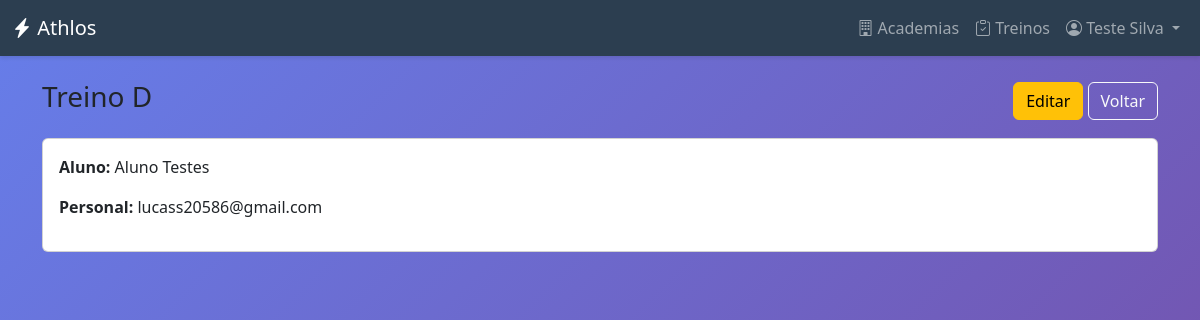
The page /treinos/4/ (signed in) on the database its author committed.
### usuarios/models.py (models this page shows, shortened)
class CustomUser(AbstractUser):
    class TipoUsuario(models.TextChoices):
        ADMIN_SISTEMA = "ADMIN_SISTEMA", "Admin do Sistema"
        ADMIN_ACADEMIA = "ADMIN", "Admin da Academia"
        PERSONAL_TRAINER = "PERSONAL", "Personal Trainer"
        ALUNO = "ALUNO", "Aluno"
    email = models.EmailField(unique=True, verbose_name="Endereço de e-mail")
    user_type = models.CharField(
        max_length=20,
        choices=TipoUsuario.choices,
        default=TipoUsuario.ALUNO,
        verbose_name="Tipo de Usuário",
    )
    academia = models.ForeignKey(
        "academias.Academia",
        on_delete=models.SET_NULL,
        null=True,
        blank=True,
        verbose_name="Academia",
    )
    groups = models.ManyToManyField(
        Group,
        verbose_name="groups",
        blank=True,
        help_text=(
            "The groups this user belongs to. A user will get all permissions "
            "granted to each of their groups."
        ),
        related_name="customuser_groups",
        related_query_name="user",
    )
    user_permissions = models.ManyToManyField(
        Permission,
        verbose_name="user permissions",
        blank=True,
        help_text="Specific permissions for this user.",
        related_name="customuser_permissions",
        related_query_name="user",
    )
    USERNAME_FIELD = "email"
    REQUIRED_FIELDS = ["username", "first_name", "last_name"]

### treinos/models.py (models this page shows, shortened)
class Treino(models.Model):
    aluno = models.ForeignKey(
        Aluno,
        on_delete=models.CASCADE,
        related_name="treinos"
    )
    personal_criador = models.ForeignKey(
        PersonalTrainer,
        on_delete=models.SET_NULL,
        null=True,
        blank=True,
        related_name="treinos_criados"
    )
    nome_treino = models.CharField(max_length=50, verbose_name="Nome do Treino (Ex: Treino A)")
    data_criacao = models.DateTimeField(auto_now_add=True)
    ativo = models.BooleanField(default=True, verbose_name="É o treino atual?")
    exercicios = models.ManyToManyField(
        Exercicio,
        through='ItemTreino',
        verbose_name="Exercícios"
    )

### academias/models.py (models this page shows, shortened)
class Aluno(models.Model):
    user = models.OneToOneField(
        settings.AUTH_USER_MODEL,
        on_delete=models.CASCADE,
        primary_key=True,
        verbose_name="Usuário",
        limit_choices_to={"user_type": "ALUNO"},
    )
    personal_responsavel = models.ForeignKey(
        PersonalTrainer,
        on_delete=models.SET_NULL,
        null=True,
        blank=True,
        related_name="alunos",
        verbose_name="Personal Trainer Responsável",
    )
    academia = models.ForeignKey(
        Academia,
        on_delete=models.SET_NULL,
        null=True,
        blank=True,
        related_name="alunos",
        verbose_name="Academia",
    )
    data_nascimento = models.DateField(
        null=True, blank=True, verbose_name="Data de Nascimento"
    )
    objetivo = models.CharField(
        max_length=255, blank=True, null=True, verbose_name="Objetivo de Treino"
    )

class PersonalTrainer(models.Model):
    user = models.OneToOneField(
        settings.AUTH_USER_MODEL,
        on_delete=models.CASCADE,
        primary_key=True,
        verbose_name="Usuário",
        limit_choices_to={"user_type": "PERSONAL"},
    )
    cref = models.CharField(max_length=20, unique=True, verbose_name="CREF")
    especialidade = models.CharField(
        max_length=100, blank=True, null=True, verbose_name="Especialidade"
    )

### core/views.py (the view)
# urls.py: path("treinos/<int:pk>/", views.treino_detail, name="treino_detail"),
@login_required
def treino_detail(request, pk):
    treino = get_object_or_404(Treino, pk=pk)
    user = request.user
    allowed = False
    if user.user_type in ["ADMIN", "ADMIN_SISTEMA"]:
        allowed = True
    elif (
        user.user_type == "PERSONAL"
        and hasattr(user, "personaltrainer")
        and treino.personal_criador == user.personaltrainer
    ):
        allowed = True
    elif (
        user.user_type == "ALUNO"
        and hasattr(user, "aluno")
        and treino.aluno == user.aluno
    ):
        allowed = True
    if not allowed:
        messages.error(request, "Acesso negado ao treino.")
        return redirect("dashboard")
    return render(request, "core/treinos/treino_detail.html", {"treino": treino})

### core/templates/core/treinos/treino_detail.html (shortened to what this page needs)
{% extends 'core/base.html' %}
{% block content %}
<div class="container py-4">
    <div class="d-flex justify-content-between align-items-center mb-3">
        <h3>{{ treino.nome_treino }}</h3>
        <div>
            <a href="{% url 'treino_edit' treino.pk %}" class="btn btn-warning">Editar</a>
            <button onclick="history.back()" class="btn btn-outline-light">Voltar</button>
        </div>
    </div>
    <div class="card card-body">
        <p><strong>Aluno:</strong> {{ treino.aluno.user.get_full_name|default:treino.aluno.user.email }}</p>
 <p><strong>Personal:</strong> {% if treino.personal_criador %}{{ treino.personal_criador.user.get_full_name|default:treino.personal_criador.user.email }}{% else %}—{% endif
            %}</p>
</div>
{% endblock %}

### core/templates/core/base.html (shortened to what this page needs)
<!DOCTYPE html>
<html lang="pt-BR">
<head>
    <link href="https://cdn.jsdelivr.net/npm/bootstrap@5.3.0/dist/css/bootstrap.min.css" rel="stylesheet">
    <link rel="stylesheet" href="https://cdn.jsdelivr.net/npm/bootstrap-icons@1.10.0/font/bootstrap-icons.css">
</head>
<body>
    {% if user.is_authenticated %}
    <nav class="navbar navbar-expand-lg navbar-dark navbar-custom">
        <div class="container-fluid">
            <a class="navbar-brand" href="{% url 'dashboard' %}">
                <i class="bi bi-lightning-charge-fill"></i> Athlos
            </a>
            <div class="collapse navbar-collapse" id="navbarNav">
                <ul class="navbar-nav ms-auto">
                    {% if user.is_authenticated %}
                    {% if user.user_type == 'PERSONAL' %}
                    <li class="nav-item">
                        <a class="nav-link" href="{% url 'academia_list' %}">
                            <i class="bi bi-building"></i> Academias
                        </a>
                    </li>
                    <li class="nav-item">
                        <a class="nav-link" href="{% url 'aluno_list' %}">
                            <i class="bi bi-people"></i> Alunos
                        </a>
                    </li>
                    <li class="nav-item">
                        <a class="nav-link" href="{% url 'treino_list' %}">
                            <i class="bi bi-clipboard-check"></i> Treinos
                        </a>
                    </li>
                    {% elif user.user_type in 'ADMIN,ADMIN_SISTEMA' %}
                    <li class="nav-item">
                        <a class="nav-link" href="{% url 'academia_list' %}">
                            <i class="bi bi-building"></i> Academias
                        </a>
                    </li>
                    <li class="nav-item">
                        <a class="nav-link" href="{% url 'treino_list' %}">
                            <i class="bi bi-clipboard-check"></i> Treinos
                        </a>
                    </li>
                    {% endif %}
                    {% endif %}
                    <li class="nav-item dropdown">
                        <a class="nav-link dropdown-toggle" href="#" id="userDropdown" role="button"
                            data-bs-toggle="dropdown">
                            <i class="bi bi-person-circle"></i> {{ user.get_full_name }}
                        </a>
                    </li>
                </ul>
            </div>
        </div>
    </nav>
    {% endif %}
    <main>
        {% block content %}{% endblock %}
    </main>
</body>
</html>

### core/templates/core/base.html (style rules this page uses)
:root { --primary-color: #2c3e50; --secondary-color: #3498db; --success-color: #27ae60; --danger-color: #e74c3c; }
body { min-height: 100vh; background: linear-gradient(135deg, #667eea 0%, #764ba2 100%); }
.navbar-custom { background: var(--primary-color); box-shadow: 0 2px 4px rgba(0, 0, 0, .1); }

### rows shown on the page
CustomUser: get_full_name "Teste Silva"
Treino: nome_treino "Treino D", aluno.user.get_full_name "Aluno Testes", personal_criador.user.get_full_name "lucass20586@gmail.com"
